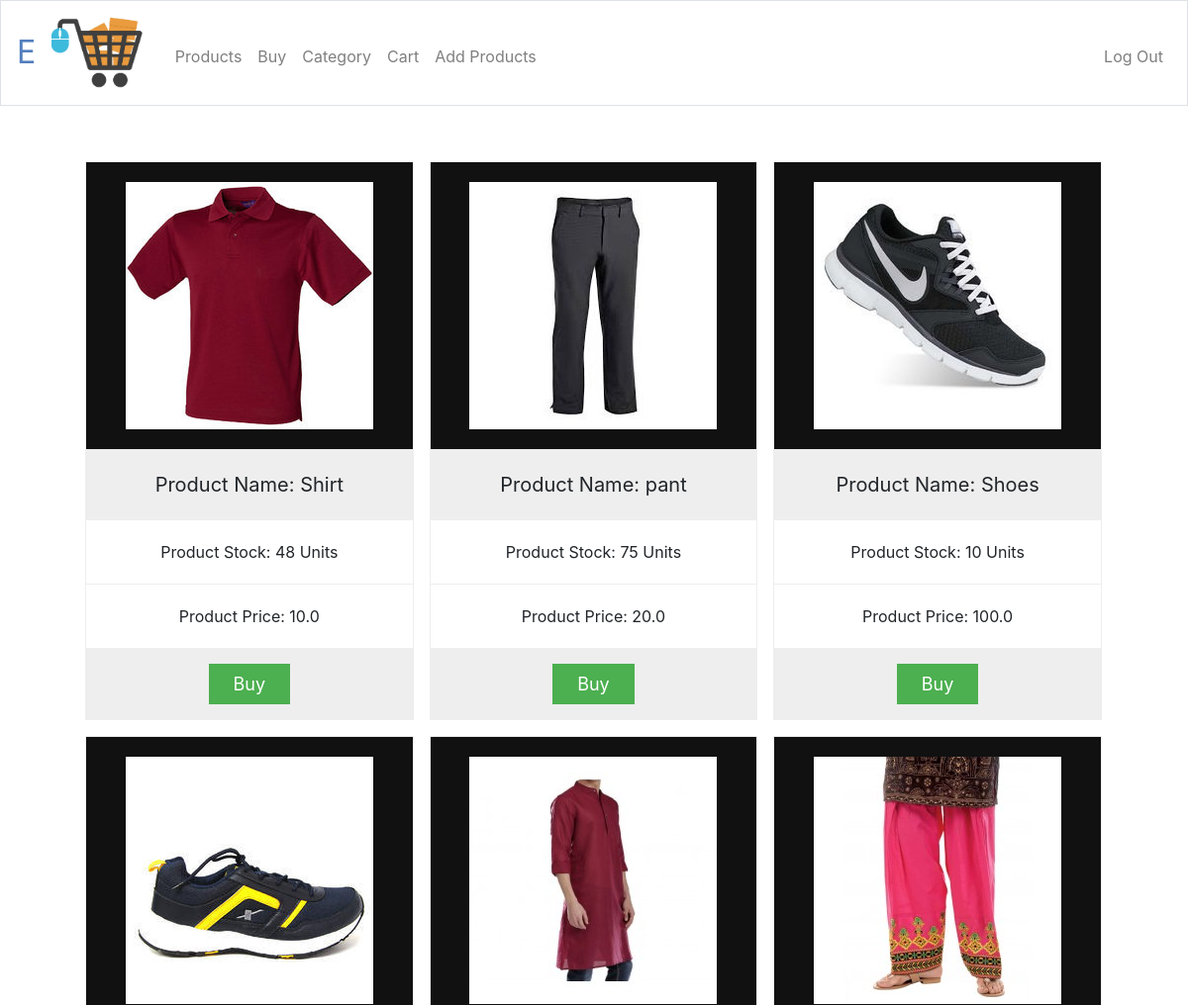
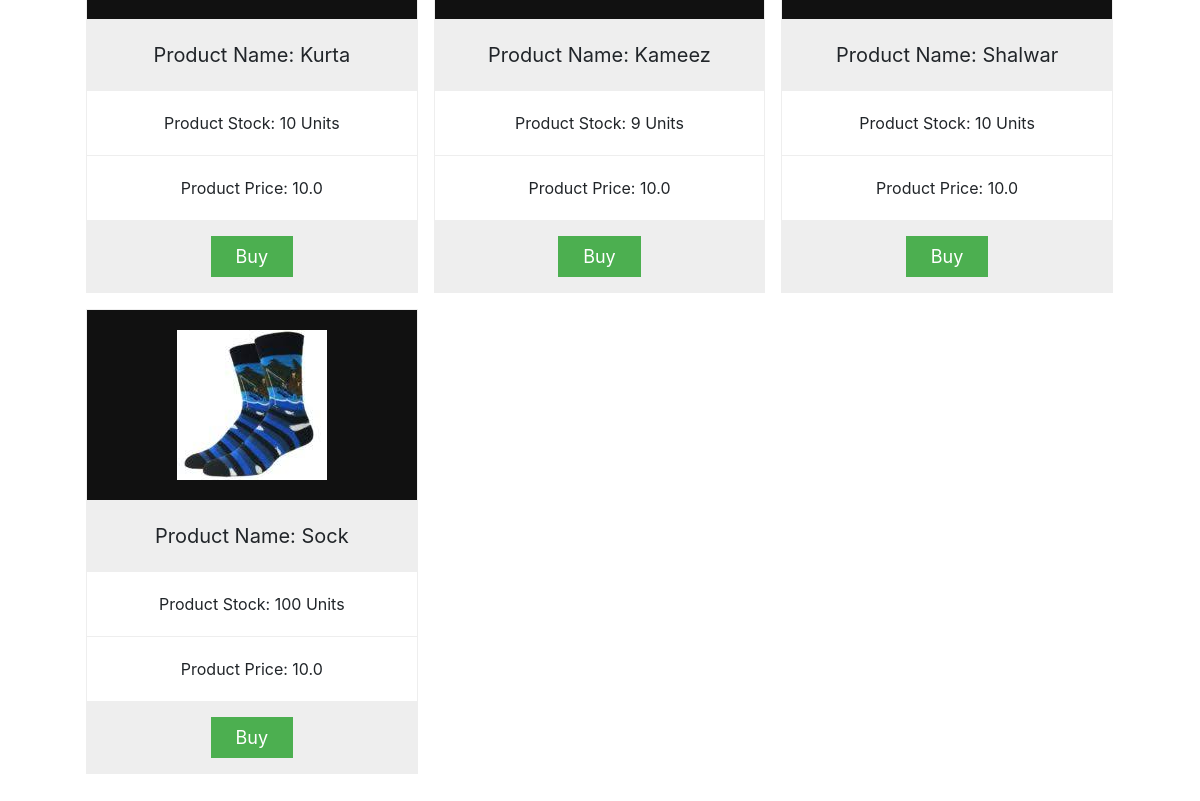
Screenshot of /product?arg1=0 (signed in) with the database file from the repository (2 pictures, top to bottom).
### tables this page shows
CREATE TABLE products (product_id INTEGER PRIMARY KEY NOT NULL, product_name TEXT UNIQUE NOT NULL, product_price REAL NOT NULL, product_stock INTEGER NOT NULL, vendor_id INTEGER REFERENCES Vendor (vendor_id), category_id INTEGER REFERENCES category (category_id));

### application.py (the view, shortened to what this page needs)
@app.route("/product", methods=["GET", "POST"])
@login_required
def product():
    if request.method == "GET":
        rows = db.execute("SELECT * FROM products")
        arg1 = int(request.args['arg1'])
        return render_template("product.html", abc=rows)

### application.py (called while the page is built)
@app.after_request
def after_request(response):
    response.headers["Cache-Control"] = "no-cache, no-store, must-revalidate"
    response.headers["Expires"] = 0
    response.headers["Pragma"] = "no-cache"
    return response

### helpers.py (called while the page is built)
def login_required(f):
    @wraps(f)
    def decorated_function(*args, **kwargs):
        if session.get("user_id") is None:
            return redirect("/login")
        return f(*args, **kwargs)
    return decorated_function

### templates/product.html (shortened to what this page needs)
{% extends "layout.html" %}
{% block main %}
{% for product in abc %}
</body>
    <div class="columns">
  <ul class="price">
    <li class="header"><img src="{{url_for('static', filename= (product.product_id|string)  +'.jpg' )}}"></li>
    <li class="grey">Product Name: {{product.product_name}}</li>
    <li>Product Stock: {{product.product_stock}} Units</li>
    <li>Product Price: {{product.product_price}}</li>
    <li class="grey"><a href="?arg1={{product.product_id}}" class="button">Buy</a></li>
  </ul>
</div>
{% endfor %}
{% endblock %}

### templates/layout.html (shortened to what this page needs)
<!DOCTYPE html>
<html lang="en">
    <head>
        <link href="https://maxcdn.bootstrapcdn.com/bootstrap/4.0.0-beta.2/css/bootstrap.min.css" rel="stylesheet"/>
        <link href="/static/styles.css" rel="stylesheet"/>
    </head>
    <body>
        <nav class="navbar navbar-expand-md navbar-light bg-3 border">
            <a class="navbar-brand" href="/"><span class="blue">E</span></a>
            <img src="{{url_for('static', filename=  'logo.jpg' )}}" width="10%" height="10%">
            <div class="collapse navbar-collapse" id="navbar">
                {% if session.user_id %}
                    <ul class="navbar-nav mr-auto mt-2">
                        <li class="nav-item"><a class="nav-link" href="/product?arg1=0">Products</a></li>
                        <li class="nav-item"><a class="nav-link" href="/buy">Buy</a></li>
                        <li class="nav-item"><a class="nav-link" href="/category">Category</a></li>
                        <li class="nav-item"><a class="nav-link" href="/cart">Cart</a></li>
                        <li class="nav-item"><a class="nav-link" href="/addProducts">Add Products</a></li>
                    </ul>
                    <ul class="navbar-nav ml-auto mt-2">
                        <li class="nav-item"><a class="nav-link" href="/logout">Log Out</a></li>
                    </ul>
                {% else %}
                    <ul class="navbar-nav ml-auto mt-2">
                        <li class="nav-item"><a class="nav-link" href="/register">Register</a></li>
                        <li class="nav-item"><a class="nav-link" href="/login">Log In</a></li>
                    </ul>
                {% endif %}
            </div>
        </nav>
        <main class="container p-5">
            {% block main %}{% endblock %}
    </body>
</html>

### static/styles.css (style rules this page uses)
nav .navbar-brand { font-size: xx-large; }
nav .navbar-brand .blue { color: #537fbe; }
main { overflow-x: auto; text-align: center; }
* { box-sizing: border-box; }
.columns { float: left; width: 33.3%; padding: 8px; }
.price { list-style-type: none; border: 1px solid #eee; margin: 0; padding: 0; -webkit-transition: 0.3s; transition: 0.3s; }
.price .header { background-color: #111; color: white; font-size: 25px; }
.price li { border-bottom: 1px solid #eee; padding: 20px; text-align: center; }
.price .grey { background-color: #eee; font-size: 20px; }
.button { background-color: #4CAF50; border: none; color: white; padding: 10px 25px; text-align: center; text-decoration: none; font-size: 18px; }

### rows the page displays
products: shows a picture, product_name "Shirt", product_stock "48", product_price "10.0"
products: shows a picture, product_name "pant", product_stock "75", product_price "20.0"
products: shows a picture, product_name "Shoes", product_stock "10", product_price "100.0"
products: shows a picture, product_name "Kurta", product_stock "10", product_price "10.0"
products: shows a picture, product_name "Kameez", product_stock "9", product_price "10.0"
products: shows a picture, product_name "Shalwar", product_stock "10", product_price "10.0"
products: shows a picture, product_name "Sock", product_stock "100", product_price "10.0"
